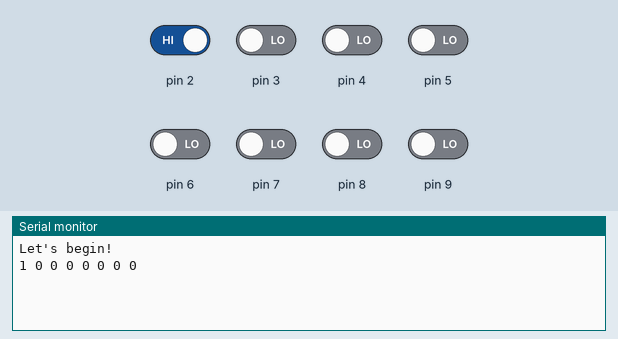
Simulated run of this sketch. Board: Arduino Uno, built with avr-gcc and run on an emulated ATmega328P. Parts: the last lines printed to the serial monitor. The test bench sets the inputs (shaded band); at power-on: pin 2 HIGH, pin 3–9 LOW.

Above: at 1.2 s.
1.3 s: pin 2 driven LOW
At 2.5 s:
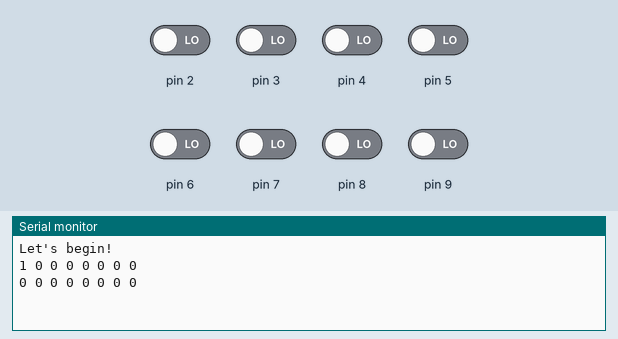
2.8 s: pin 3 driven HIGH
At 3.6 s:
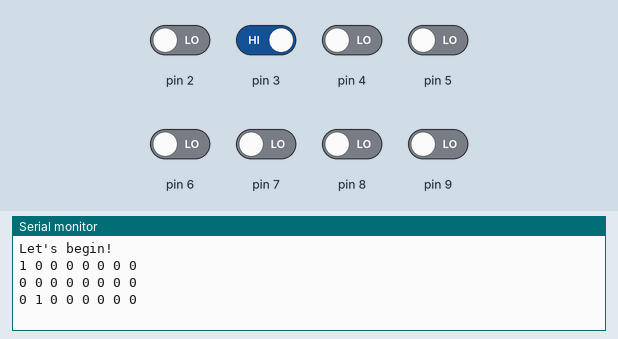
4.3 s: pin 4 driven HIGH
At 4.8 s:
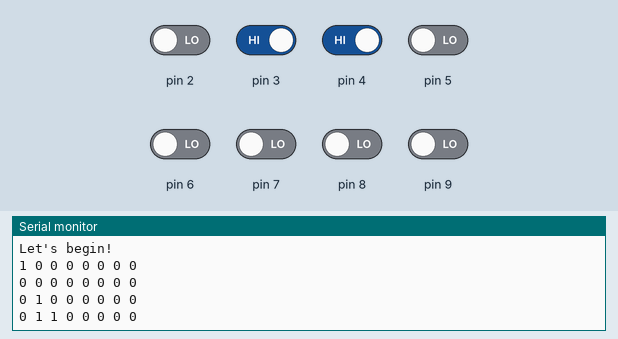
5.8 s: pin 5 driven HIGH
At 7.0 s:
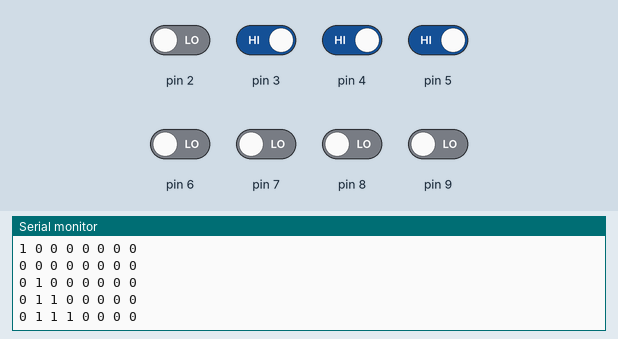
7.3 s: pin 6 driven HIGH
At 8.2 s:
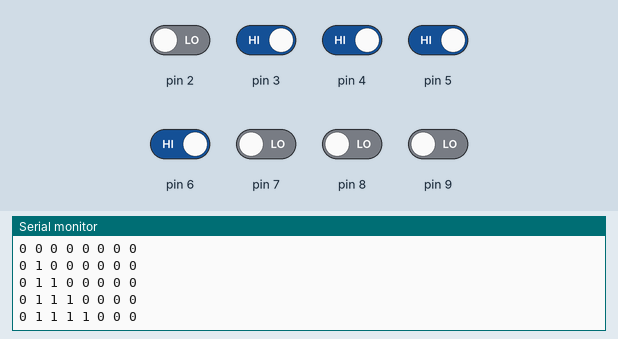
8.8 s: pin 7 driven HIGH
At 9.4 s:
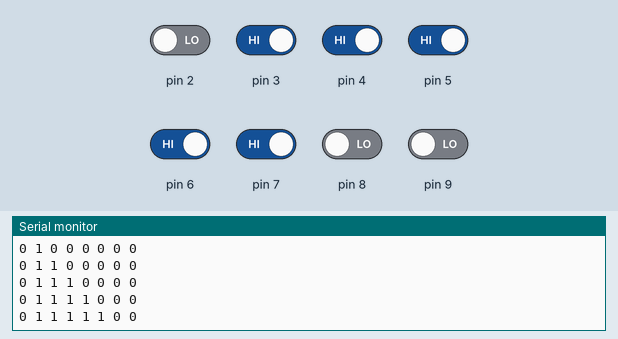

Measured:
- after the input at 1.3 s, the serial monitor: prints a new line at once (image 1)
- after the input at 2.8 s, the serial monitor: prints a new line at once (image 2)
- after the input at 4.3 s, the serial monitor: prints a new line at once (image 3)
- after the input at 5.8 s, the serial monitor: prints a new line at once (image 4)
- after the input at 7.3 s, the serial monitor: prints a new line at once (image 5)
- after the input at 8.8 s, the serial monitor: prints a new line at once (image 6)

The sketch:

saltview.ino
```cpp
#define START 2
#define END 9

int pinValues[END+1];
bool newValues=true;

void setup() {
  // put your setup code here, to run once:
  Serial.begin(115200);
  Serial.println("Let's begin!");

  for(int i=START;i<=END;i++)
  {
    pinMode(i, INPUT);
    //digitalWrite(i, HIGH);
    pinValues[i]=0;
  }
}

void loop() {
  // put your main code here, to run repeatedly:

  //check for change
  for(int i=START;i<=END;i++)
  {
    int val=digitalRead(i);
    if(val!=pinValues[i])
    {
      newValues=true;
    }
    pinValues[i]=val;
  }

  //show if updated
  if(newValues)
  {
    for(int i=START;i<=END;i++)
    {
      Serial.print(pinValues[i]);
      Serial.print(" ");
    }
    Serial.println();
    newValues=false;
  }

}
```
